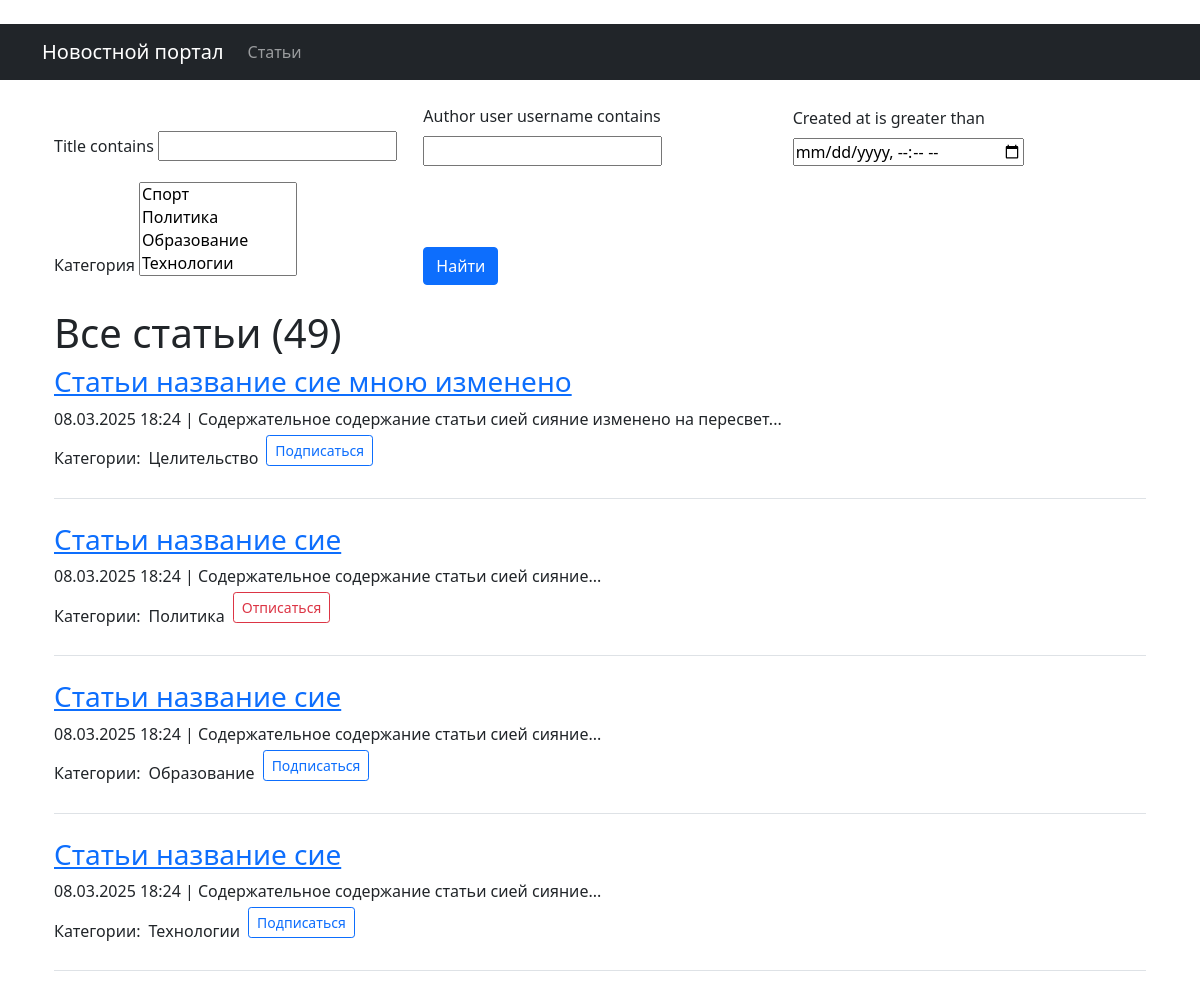
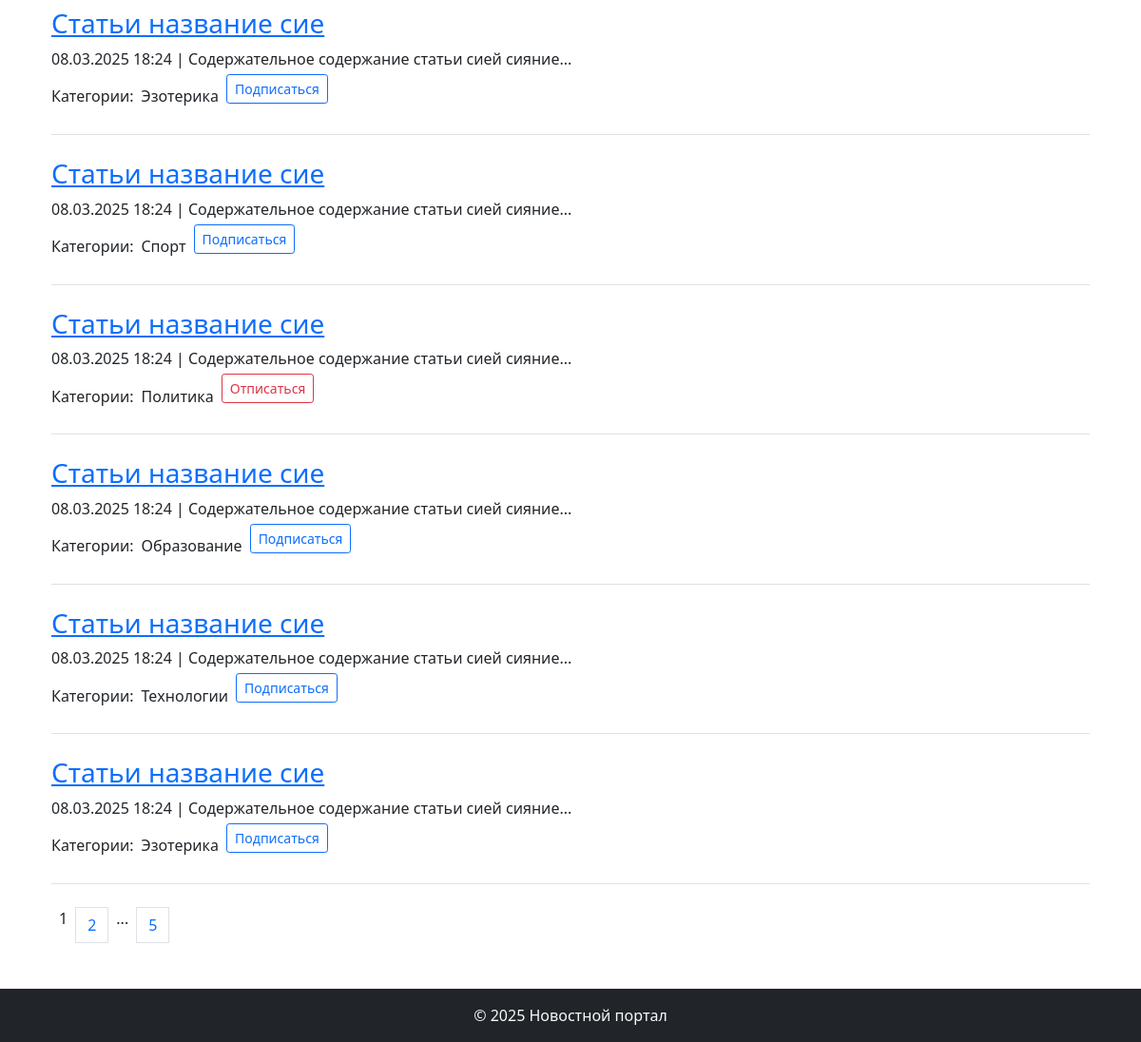
The page /articles/ (signed in) on the database its author committed (2 pictures, top to bottom).
### biblio/models.py (models this page shows, shortened)
class Post(models.Model):
    NEWS = 'NW'
    ARTICLE = 'AR'
    POST_TYPES = [
        (NEWS, 'Новость'),
        (ARTICLE, 'Статья')
    ]
    author = models.ForeignKey(Author, on_delete=models.CASCADE)
    post_type = models.CharField(max_length=2, choices=POST_TYPES)
    created_at = models.DateTimeField(auto_now_add=True)
    categories = models.ManyToManyField(Category, through='PostCategory')
    title = models.CharField(max_length=255)
    text = models.TextField()
    rating = models.IntegerField(default=0)
    def preview(self):
        return f"{self.text[:124]}..."  # Укороченный превью-текст

class Category(models.Model):
    name = models.CharField(max_length=255, unique=True)
    subscribers = models.ManyToManyField(User, blank = True, related_name='categories')
    def __str__(self):
        return self.name

### biblio/views.py (the view)
# urls.py: path('articles/', ArticlesList.as_view(), name='articles_list'),
class ArticlesList(PermissionRequiredMixin, ListView):
    model = Post
    template_name = 'articles/articles_list.html'
    context_object_name = 'article'
    queryset = Post.objects.filter(post_type='AR').order_by('-created_at')
    paginate_by = 10
    permission_required = ('biblio.view_post',)
    def get_queryset(self):
        queryset = super().get_queryset().filter(post_type='AR')
        self.filterset = SearchPost(self.request.GET, queryset)
        return self.filterset.qs
    def get_context_data(self, **kwargs):
        context = super().get_context_data(**kwargs)
        context['filterset'] = self.filterset
        context['news_count'] = Post.objects.filter(post_type='NW').count()
        context['article_count'] = Post.objects.filter(post_type='AR').count()
        context['time_now'] = datetime.now()
        context['next_sale'] = "Распродажа в среду!"
        return context

### biblio/templatetags/custom_filters.py (called while the page is built)
@register.filter()
def censor (value):
    for word in censor_list:
        value = value.replace(word[1:-1], "*" * len(word[1:-1]))
    return value

### biblio/templatetags/custom_tags.py (called while the page is built)
@register.simple_tag(takes_context=True)
def url_replace(context, **kwargs):
   d = context['request'].GET.copy()
   for k, v in kwargs.items():
       d[k] = v
   return d.urlencode()

### templates/articles/articles_list.html (shortened to what this page needs)
﻿{% extends 'default.html' %}
{% load custom_filters %}
{% load custom_tags %}
{% block content %}
<div class="container mt-3">
    <form action="" method="get" class="mb-4">
        <div class="row g-3 align-items-end">
            {% for field in filterset.form %}
            <div class="col-md-4">
                <label for="{{ field.id_for_label }}" class="form-label">{{ field.label }}</label>
                {{ field }}
            </div>
            {% endfor %}
            <div class="col-md-4">
                <input type="submit" value="Найти" class="btn btn-primary" />
            </div>
        </div>
    </form>
    <h1>Все статьи ({{ article_count }})</h1>
    <div class="articles-list">
        {% if article %}
            {% for post in article %}
                <div class="post mb-4 border-bottom pb-3">
                    <div class="d-flex align-items-center">
                        <h3 class="mb-0 me-2"><a href="{% url 'biblio:articles_detail' post.id %}">{{ post.title|censor }}</a></h3>
                    </div>
                    <div class="post-meta mt-2">
                        <p class="mb-1">
                            {{ post.created_at|date:"d.m.Y H:i" }} | {{ post.preview|censor|truncatewords:20 }}
                        </p>
                        <div class="d-flex align-items-center flex-wrap">
                            <span class="me-2">Категории:</span>
                            {% for category in post.categories.all %}
                            <span class="d-inline-flex align-items-center me-3">
                                {{ category.name }}
                                {% if user.is_authenticated %}
                                <form action="{% url 'biblio:subscribe' category.id %}" method="post" class="ms-2">
                                    <button type="submit" class="btn btn-sm {% if user in category.subscribers.all %}btn-outline-danger{% else %}btn-outline-primary{% endif %}">
                                        {% if user in category.subscribers.all %}Отписаться{% else %}Подписаться{% endif %}
                                    </button>
                                </form>
                                {% endif %}
                            </span>
                            {% endfor %}
                        </div>
                    </div>
                </div>
            {% endfor %}
        {% else %}
            <p>Статей пока нет.</p>
        {% endif %}
        <div class="pagination mt-4">
            <span class="current-page mx-2">{{ page_obj.number }}</span>
            {% if page_obj.has_next %}
                <a href="?{% url_replace page=page_obj.next_page_number %}" class="page-link">{{ page_obj.next_page_number }}</a>
                {% if paginator.num_pages != page_obj.next_page_number %}
                    <span class="mx-2">...</span>
                    <a href="?{% url_replace page=page_obj.paginator.num_pages %}" class="page-link">{{ page_obj.paginator.num_pages }}</a>
                {% endif %}
            {% endif %}
        </div>
    </div>
</div>
{% endblock content %}

### rows shown on the page
Post: title|censor "Статьи название сие мною изменено", created_at "08.03.2025 18:24", preview|censor "Содержательное содержание статьи сией сияние изменено на пересвет..."
Category: name "Целительство", shows "Подписаться"
Post: title|censor "Статьи название сие", created_at "08.03.2025 18:24", preview|censor "Содержательное содержание статьи сией сияние..."
Category: name "Политика", shows "Отписаться"
Post: title|censor "Статьи название сие", created_at "08.03.2025 18:24", preview|censor "Содержательное содержание статьи сией сияние..."
Category: name "Образование", shows "Подписаться"
Post: title|censor "Статьи название сие", created_at "08.03.2025 18:24", preview|censor "Содержательное содержание статьи сией сияние..."
Category: name "Технологии", shows "Подписаться"
Post: title|censor "Статьи название сие", created_at "08.03.2025 18:24", preview|censor "Содержательное содержание статьи сией сияние..."
Category: name "Эзотерика", shows "Подписаться"
Post: title|censor "Статьи название сие", created_at "08.03.2025 18:24", preview|censor "Содержательное содержание статьи сией сияние..."
Category: name "Спорт", shows "Подписаться"
Post: title|censor "Статьи название сие", created_at "08.03.2025 18:24", preview|censor "Содержательное содержание статьи сией сияние..."
Post: title|censor "Статьи название сие", created_at "08.03.2025 18:24", preview|censor "Содержательное содержание статьи сией сияние..."
Post: title|censor "Статьи название сие", created_at "08.03.2025 18:24", preview|censor "Содержательное содержание статьи сией сияние..."
Post: title|censor "Статьи название сие", created_at "08.03.2025 18:24", preview|censor "Содержательное содержание статьи сией сияние..."

### other values the page prints
{{ field.label }} "Title contains" "Author user username contains" "Created at is greater than" "Категория"
{{ article_count }} "49"
{{ page_obj.number }} "1"
{{ page_obj.next_page_number }} "2"
{{ page_obj.paginator.num_pages }} "5"
